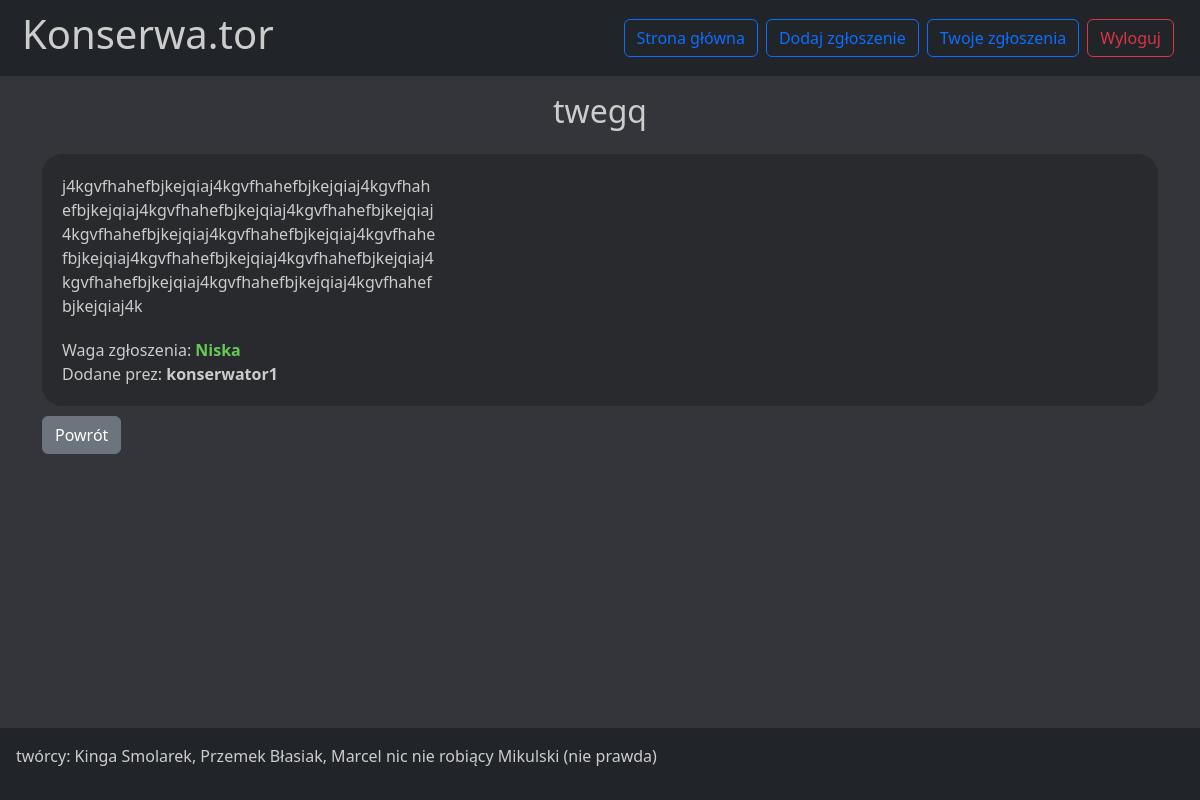
/zgloszenia/report?id=17 (signed in), run on the app's committed database.
### zgloszenia/models.py (models this page shows, shortened)
class Report(models.Model):
    STATUS_CHOICES = [
        ('not_done', 'Not Done'),
        ('in_progress', 'In Progress'),
        ('done', 'Done'),
    ]
    IMPORTANCE_CHOICES = [
        (1, 'Niska'),
        (2, 'Średnia'),
        (3, 'Wysoka'),
    ]
    user = models.ForeignKey(User, on_delete=models.CASCADE, default='1')
    id = models.AutoField(primary_key=True)
    title = models.CharField(max_length=150, null=False)
    description = models.TextField(max_length=500)
    foto = models.ImageField(upload_to='fotos/', null=True, blank=True)
    status_of_the_report = models.CharField(max_length=20, choices=STATUS_CHOICES, default='not_done')
    importance_of_the_report = models.IntegerField(choices=IMPORTANCE_CHOICES, default=1)

### zgloszenia/views.py (the view)
# urls.py: path('report', report_view, name='report'),
@login_required
def report_view(request):
    if request.user.groups.filter(name='Konserwatorzy').exists() or request.user.groups.filter(name='Pracownicy').exists():
        report = Report.objects.get(id=int(request.GET.get('id')))
        context = {
            'report': report
        }
        return render(request, 'report.html', context)
    else:
        return HttpResponse("nie należysz do żadnej grupy")

### zgloszenia/templates/report.html (shortened to what this page needs)
{% extends 'base.html' %}
{% block content %}
<h2 class="text-center p-3">{{report.title}}</h2>
<div>
  <div class="report">
    <div class="desc">{{report.description}}</div>
    <img src="fotos?id={{report.id}}" alt="">
    <div class="info">
      Waga zgłoszenia:
      <b class="waga{{report.importance_of_the_report}}">{{report.get_importance_of_the_report_display}}</b><br>
      Dodane prez: <b>{{report.user}}</b>
    </div>
  </div>
  <button type="button" class="btn btn-secondary" onclick="history.back()">Powrót</button>
</div>
{% endblock %}

### zgloszenia/static/style.css (style rules this page uses)
body { background-color: rgb(51, 53, 58); color: #ccc; height: 100vh; }

### zgloszenia/templates/report.html (style rules this page uses)
.report { background-color: rgba(0, 0, 0, 0.2); padding: 20px; margin-bottom: 10px; height: fit-content; display: grid; grid-gap: 20px; grid-template-columns: 35% 65%; border-radius: 20px; grid-template-areas: 'desc img' 'inf inf'; }
img { grid-area: img; width: calc(100% - 20px); border-radius: 20px; }
.desc { overflow-wrap: break-word; grid-area: desc; }
.info { grid-area: inf; }
b.waga1 { color: #67ca53 }

### data on the page
Report: title "twegq", description "j4kgvfhahefbjkejqiaj4kgvfhahefbjkejqiaj4kgvfhahefbjkejqiaj4kgvfhahefbjkejqiaj4kgvfhahefbjkejqiaj4kgvfhahefbjkejqiaj4kgvfhahefbjkejqiaj4kgvfhahefbjkejqiaj4kgvfhahefbjkejqiaj4kgvfhahefbjkejqiaj4kgvfhahefbjkejqiaj4kgvfhahefbjkejqiaj4kgvfhahefbjkejqiaj4k", importance_of_the_report "Niska", user "konserwator1"
